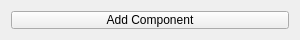
<?xml version="1.0" encoding="UTF-8"?>
<ui version="4.0">
 <class>AddComponentWidget</class>
 <widget class="QWidget" name="AddComponentWidget">
  <property name="geometry">
   <rect>
    <x>0</x>
    <y>0</y>
    <width>300</width>
    <height>40</height>
   </rect>
  </property>
  <property name="minimumSize">
   <size>
    <width>300</width>
    <height>40</height>
   </size>
  </property>
  <property name="maximumSize">
   <size>
    <width>300</width>
    <height>40</height>
   </size>
  </property>
  <property name="windowTitle">
   <string>Form</string>
  </property>
  <layout class="QVBoxLayout" name="verticalLayout_2">
   <item>
    <widget class="QPushButton" name="addButton">
     <property name="text">
      <string>Add Component</string>
     </property>
    </widget>
   </item>
  </layout>
 </widget>
 <resources/>
 <connections/>
</ui>
